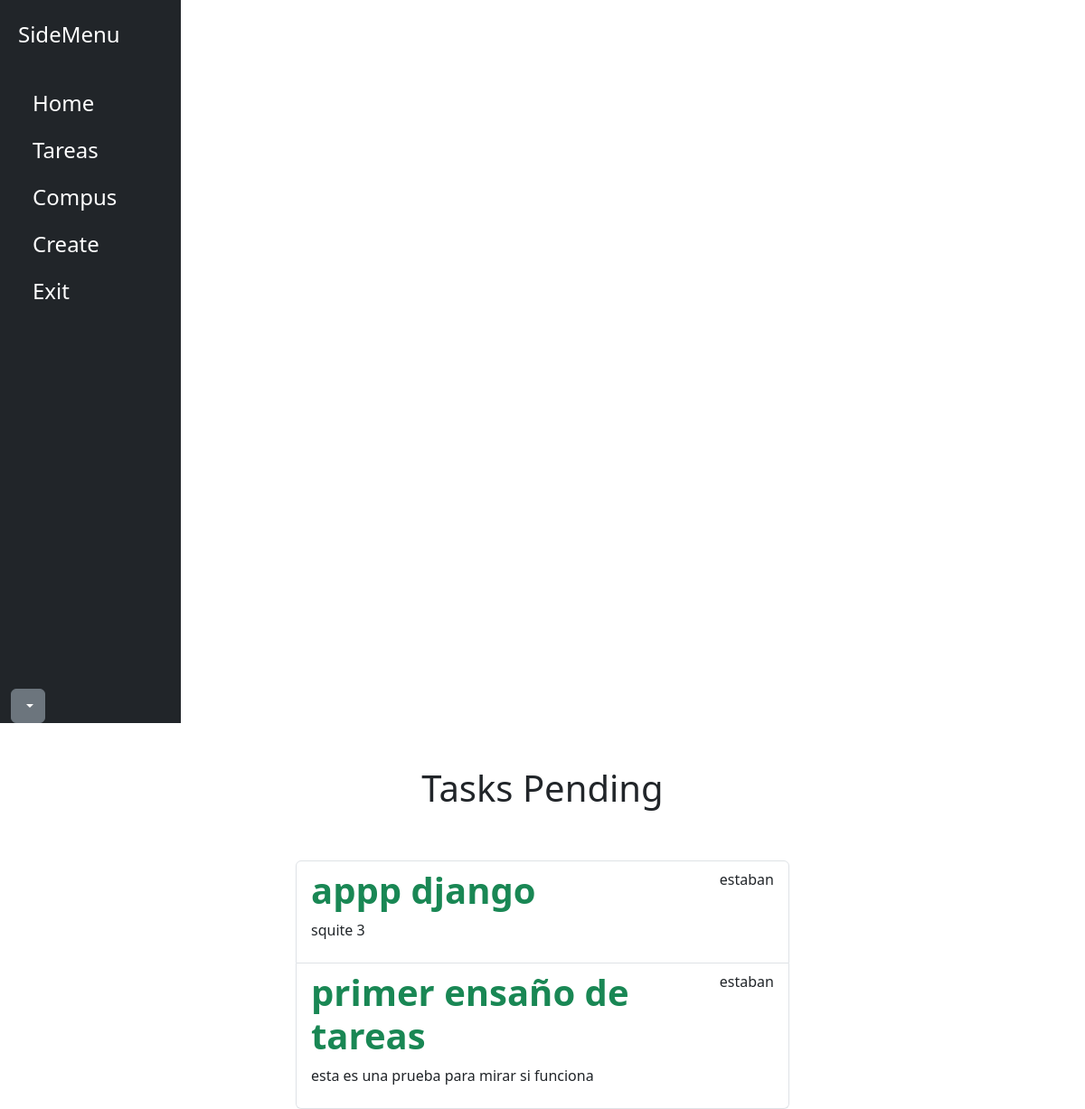
/tasks/ (signed in), run on the app's committed database.
### tasks/models.py (models this page shows, shortened)
class Task(models.Model):
    title = models.CharField(max_length=20)
    description = models.TextField(blank=True)
    created = models.DateTimeField(auto_now_add=True)
    datecompleted  = models.DateTimeField(null=True, blank=True)
    important = models.BooleanField(default=False)
    user =  models.ForeignKey(User, on_delete=models.CASCADE)

### tasks/views.py (the view)
# urls.py: path('tasks/', views.tasks, name='tasks'),
def tasks(request):
    tasks = Task.objects.filter(user=request.user, datecompleted__isnull=True)
    return render(request, 'tasks.html', {"tasks": tasks})

### tasks/templates/tasks.html
{% extends 'base.html' %}
{% block content %}
<main class="container">
    <div class="row">
        <div class="col-md-6 offset-md-3">
            <h1 class="text-center displey-3 py-5 ">Tasks Pending</h1>
            <ul class="list-group">
                {% for task in tasks%}
                <a class="list-group-item" href="{% url 'task_detail' task.id %}">
                    <header class="d-flex justify-content-between">
                        {% if task.important %}
                        <h1 class="fw-bold text-success"> {{task.title}}</h1>
                        {% else %}
                        <h1 class="fw-bold">
                            {{task.title}}
                        </h1>
                        {%endif %}
                        <p>{{task.user.username}}</p>
                    </header>
                    <p>{{task.description}}</p>
                </a>
                {% endfor%}
            </ul>
        </div>
    </div>
</main>
{% endblock %}

### data on the page
Task: title "appp django", user.username "estaban", description "squite 3"
Task: title "primer ensaño de tareas", user.username "estaban", description "esta es una prueba para mirar si funciona"
